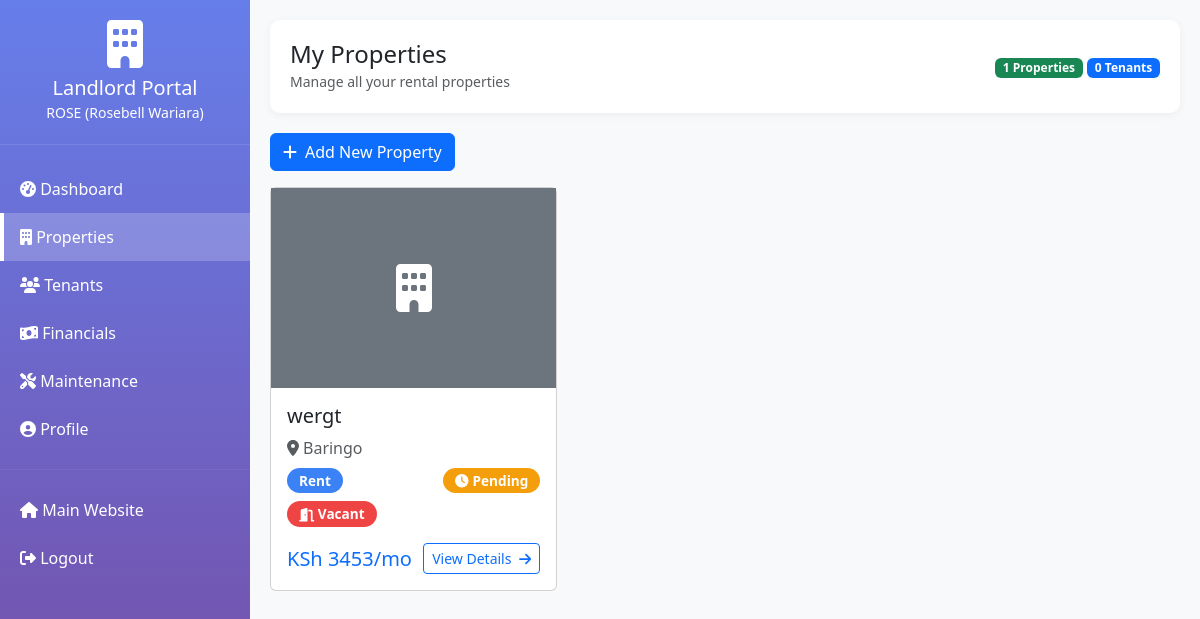
The page /landlord/properties/ (signed in) on the database its author committed.
### listings/models.py (models this page shows, shortened)
class Landlord(models.Model):
    user = models.OneToOneField(User, on_delete=models.CASCADE, related_name='landlord_profile')
    phone = models.CharField(max_length=20)
    id_number = models.CharField(max_length=20, blank=True, verbose_name="ID/Passport Number")
    kra_pin = models.CharField(max_length=20, blank=True, verbose_name="KRA PIN")
    bank_name = models.CharField(max_length=100, blank=True)
    bank_account = models.CharField(max_length=50, blank=True)
    bank_branch = models.CharField(max_length=100, blank=True)
    address = models.TextField(blank=True)
    city = models.CharField(max_length=100, blank=True)
    postal_code = models.CharField(max_length=20, blank=True)
    profile_image = models.ImageField(upload_to='landlords/', blank=True, null=True)
    company_name = models.CharField(max_length=200, blank=True, help_text="If representing a company")
    is_active = models.BooleanField(default=True)
    is_verified = models.BooleanField(default=False, help_text="Admin must verify landlord")
    created_at = models.DateTimeField(auto_now_add=True)
    updated_at = models.DateTimeField(auto_now=True)
    class Meta:
        ordering = ['-created_at']
        verbose_name = "Landlord"
        verbose_name_plural = "Landlords"
    @property
    def full_name(self):
        if self.company_name:
            return f"{self.company_name} ({self.user.get_full_name()})"
        return self.user.get_full_name() or self.user.username
    @property
    def total_properties(self):
        return self.properties.count()
    @property
    def total_tenants(self):
        from listings.models import Tenant
        return Tenant.objects.filter(leases__property_item__landlord=self, leases__status='active').distinct().count()

class Property(models.Model):
    PROPERTY_TYPES = [
        ('sale', 'Sale'),
        ('rent', 'Rent'),
        ('management', 'Management'),
    ]
    title = models.CharField(max_length=200)
    property_type = models.CharField(max_length=20, choices=PROPERTY_TYPES)
    county = models.ForeignKey(County, on_delete=models.CASCADE, related_name='properties')
    landlord = models.ForeignKey('Landlord', on_delete=models.CASCADE, related_name='properties', null=True, blank=True, help_text="Property owner/landlord")
    price = models.DecimalField(max_digits=15, decimal_places=2, null=True, blank=True, validators=[MinValueValidator(0)])
    area = models.DecimalField(max_digits=10, decimal_places=2, null=True, blank=True, validators=[MinValueValidator(0)])
    bedrooms = models.PositiveIntegerField(null=True, blank=True)
    bathrooms = models.PositiveIntegerField(null=True, blank=True)
    bathtubs = models.PositiveIntegerField(null=True, blank=True)
    washrooms = models.PositiveIntegerField(null=True, blank=True)
    parking_slots = models.PositiveIntegerField(null=True, blank=True)
    is_furnished = models.BooleanField(default=False, help_text="Is the property furnished?")
    pet_friendly = models.BooleanField(default=False, help_text="Are pets allowed?")
    near_school = models.BooleanField(default=False, help_text="Is property near a school?")
    amenities = models.ManyToManyField(Amenity, blank=True, related_name='properties')
    is_verified = models.BooleanField(default=False)
    virtual_tour_url = models.URLField(blank=True, null=True)
    video_tour = models.FileField(upload_to='properties/videos/', blank=True, null=True)
    description = models.TextField()
    created_at = models.DateTimeField(auto_now_add=True)
    class Meta:
        verbose_name_plural = "Properties"
        ordering = ['-created_at']

class County(models.Model):
    name = models.CharField(max_length=100, unique=True)
    slug = models.SlugField(max_length=100, unique=True)
    description = models.TextField(blank=True)
    main_towns = models.TextField(blank=True, help_text="Comma-separated list of main towns in this county")
    is_active = models.BooleanField(default=True)
    created_at = models.DateTimeField(auto_now_add=True)
    updated_at = models.DateTimeField(auto_now=True)
    class Meta:
        verbose_name_plural = "Counties"
        ordering = ['name']

### listings/landlord_views.py (the view)
# urls.py: path('properties/', landlord_views.landlord_properties, name='properties'),
@login_required(login_url='/landlord/login/')
def landlord_properties(request):
    try:
        landlord = Landlord.objects.get(user=request.user)
    except Landlord.DoesNotExist:
        messages.error(request, 'You are not registered as a landlord.')
        return redirect('listings:home')
    properties = Property.objects.filter(landlord=landlord).select_related('county').prefetch_related('media')
    for prop in properties:
        active_lease = Lease.objects.filter(property_item=prop, status='active').first()
        prop.current_lease = active_lease
        prop.is_occupied = active_lease is not None
    context = {
        'landlord': landlord,
        'properties': properties,
    }
    return render(request, 'landlord/properties.html', context)

### listings/templates/landlord/properties.html (shortened to what this page needs)
{% extends 'landlord/base.html' %}
{% block page_title %}My Properties{% endblock %}
{% block page_subtitle %}Manage all your rental properties{% endblock %}
{% block content %}
<div class="mb-3">
    <a href="{% url 'listings:landlord:property_add' %}" class="btn btn-primary">
        <i class="fas fa-plus me-2"></i>Add New Property
    </a>
</div>
{% if properties %}
    <div class="row">
        {% for property in properties %}
            <div class="col-md-6 col-lg-4 mb-4">
                <div class="card h-100">
                    {% if property.media.first %}
                        <img src="{{ property.media.first.file.url }}" class="card-img-top" alt="{{ property.title }}" style="height: 200px; object-fit: cover;">
                    {% else %}
                        <div class="bg-secondary text-white d-flex align-items-center justify-content-center" style="height: 200px;">
                            <i class="fas fa-building fa-3x"></i>
                        </div>
                    {% endif %}
                    <div class="card-body">
                        <h5 class="card-title">{{ property.title }}</h5>
                        <p class="text-muted mb-2">
                            <i class="fas fa-map-marker-alt me-1"></i>{{ property.county.name }}
                        </p>
                        <div class="d-flex justify-content-between mb-2">
                            <span class="badge badge-custom" style="background: #3b82f6; color: white;">
                                {{ property.get_property_type_display }}
                            </span>
                            {% if property.is_verified %}
                                <span class="badge badge-custom" style="background: #10b981; color: white;">
                                    <i class="fas fa-check-circle"></i> Verified
                                </span>
                            {% else %}
                                <span class="badge badge-custom" style="background: #f59e0b; color: white;">
                                    <i class="fas fa-clock"></i> Pending
                                </span>
                            {% endif %}
                        </div>
                        <div class="mb-3">
                            {% if property.is_occupied %}
                                <span class="badge badge-custom" style="background: #10b981; color: white;">
                                    <i class="fas fa-user-check"></i> Occupied
                                </span>
                                {% if property.current_lease %}
                                    <small class="text-muted d-block mt-1">
                                        Tenant: {{ property.current_lease.tenant.full_name }}
                                    </small>
                                {% endif %}
                            {% else %}
                                <span class="badge badge-custom" style="background: #ef4444; color: white;">
                                    <i class="fas fa-door-open"></i> Vacant
                                </span>
                            {% endif %}
                        </div>
                        <div class="d-flex justify-content-between align-items-center">
                            <h5 class="text-primary mb-0">KSh {{ property.price|floatformat:0 }}/mo</h5>
                            <a href="{% url 'listings:landlord:property_detail' property.id %}" class="btn btn-sm btn-outline-primary">
                                View Details <i class="fas fa-arrow-right ms-1"></i>
                            </a>
                        </div>
                    </div>
                </div>
            </div>
        {% endfor %}
    </div>
{% endif %}
{% endblock %}

### listings/templates/landlord/base.html (shortened to what this page needs)
{% load static %}
<!DOCTYPE html>
<html lang="en">
<head>
    <link href="https://cdn.jsdelivr.net/npm/bootstrap@5.3.0/dist/css/bootstrap.min.css" rel="stylesheet">
    <link rel="stylesheet" href="https://cdnjs.cloudflare.com/ajax/libs/font-awesome/6.4.0/css/all.min.css">
</head>
<body>
    <div class="sidebar">
        <div class="sidebar-header">
            <i class="fas fa-building fa-3x mb-2"></i>
            <h5 class="mb-0">Landlord Portal</h5>
            <small>{{ landlord.full_name }}</small>
        </div>
        <div class="sidebar-menu">
            <a href="{% url 'listings:landlord:dashboard' %}" class="{% if request.resolver_match.url_name == 'dashboard' %}active{% endif %}">
                <i class="fas fa-tachometer-alt"></i> Dashboard
            </a>
            <a href="{% url 'listings:landlord:properties' %}" class="{% if 'properties' in request.path %}active{% endif %}">
                <i class="fas fa-building"></i> Properties
            </a>
            <a href="{% url 'listings:landlord:tenants' %}" class="{% if 'tenants' in request.path %}active{% endif %}">
                <i class="fas fa-users"></i> Tenants
            </a>
            <a href="{% url 'listings:landlord:financials' %}" class="{% if request.resolver_match.url_name == 'financials' %}active{% endif %}">
                <i class="fas fa-money-bill-wave"></i> Financials
            </a>
            <a href="{% url 'listings:landlord:maintenance' %}" class="{% if request.resolver_match.url_name == 'maintenance' %}active{% endif %}">
                <i class="fas fa-tools"></i> Maintenance
            </a>
            <a href="{% url 'listings:landlord:profile' %}" class="{% if request.resolver_match.url_name == 'profile' %}active{% endif %}">
                <i class="fas fa-user-circle"></i> Profile
            </a>
            <hr style="border-color: rgba(255,255,255,0.2);">
            <a href="{% url 'listings:home' %}">
                <i class="fas fa-home"></i> Main Website
            </a>
            <a href="{% url 'listings:landlord:logout' %}">
                <i class="fas fa-sign-out-alt"></i> Logout
            </a>
        </div>
    </div>
    <div class="main-content">
        <div class="header-bar">
            <div class="d-flex justify-content-between align-items-center">
                <div>
                    <h4 class="mb-0">{% block page_title %}Dashboard{% endblock %}</h4>
                    <small class="text-muted">{% block page_subtitle %}Welcome to your landlord portal{% endblock %}</small>
                </div>
                <div>
                    <span class="badge bg-success">{{ landlord.total_properties }} Properties</span>
                    <span class="badge bg-primary">{{ landlord.total_tenants }} Tenants</span>
                </div>
            </div>
        </div>
        {% block content %}{% endblock %}
    </div>
</body>
</html>

### listings/templates/landlord/base.html (style rules this page uses)
:root { --primary-color: #667eea; --secondary-color: #764ba2; }
body { background-color: #f8f9fa; }
.sidebar { height: 100vh; position: fixed; top: 0; left: 0; width: 250px; background: linear-gradient(180deg, var(--primary-color) 0%, var(--secondary-color) 100%); color: white; overflow-y: auto; z-index: 1000; }
.sidebar-header { padding: 20px; text-align: center; border-bottom: 1px solid rgba(255,255,255,0.1); }
.sidebar-menu { padding: 20px 0; }
.sidebar-menu a { display: block; padding: 12px 20px; color: white; text-decoration: none; transition: all 0.3s; }
.sidebar-menu a:hover, .sidebar-menu a.active { background: rgba(255,255,255,0.2); border-left: 4px solid white; padding-left: 16px; }
.main-content { margin-left: 250px; padding: 20px; min-height: 100vh; }
.header-bar { background: white; border-radius: 10px; padding: 20px; margin-bottom: 20px; box-shadow: 0 2px 10px rgba(0,0,0,0.05); }
.badge-custom { padding: 6px 12px; border-radius: 20px; font-size: 0.85em; }

### rows shown on the page
Landlord: full_name "ROSE (Rosebell Wariara)", total_properties "1", total_tenants "0"
Property: title "wergt", county.name "Baringo", property_type "Rent", is_verified False (drawn), shows "Vacant", price "3453"
